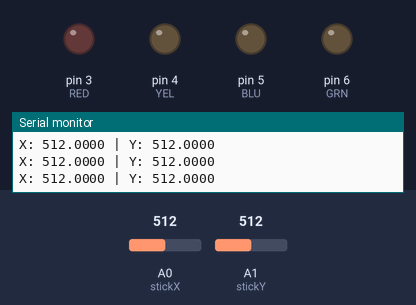
A sketch run on a simulated Arduino Uno, built with avr-gcc and run on an emulated ATmega328P. On the bench: output pins drawn as LEDs (lit = HIGH), the last lines printed to the serial monitor. The inputs (shaded band) are chosen by the test bench; at power-on: A1 (stickY) = 512, A0 (stickX) = 512.

Above: at 1.2 s.
1.3 s: A1 (stickY) set to 215
4.3 s: A1 (stickY) set to 190
At 4.83 s:
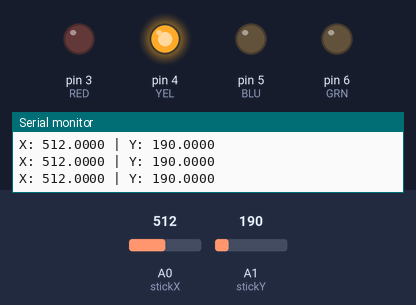
7.3 s: A0 (stickX) set to 212
10.3 s: A0 (stickX) set to 186
At 10.82 s:
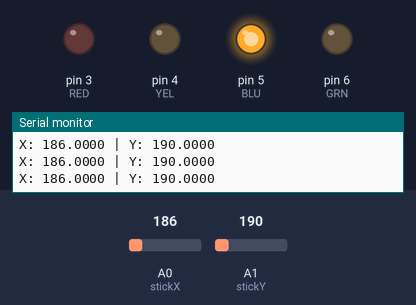
13.3 s: A0 (stickX) set to 932
At 13.51 s:
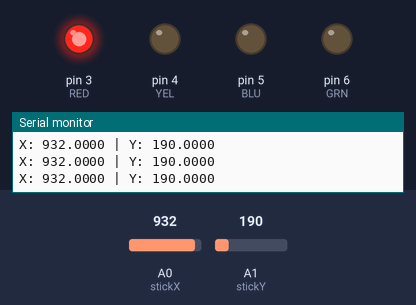
16.3 s: A0 (stickX) set to 910
At 16.51 s:
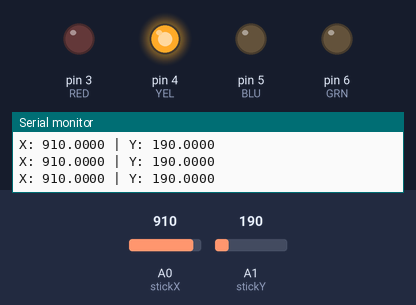
Timing chart, 0 to 19.3 s (numbered marks = the images above; inputs shaded):
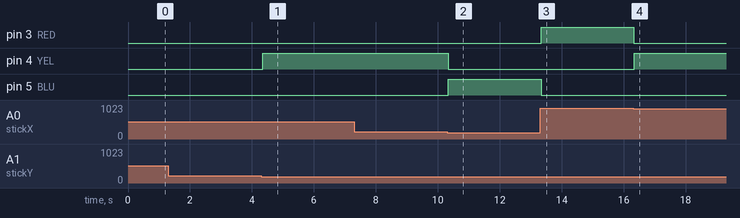

Measured:
- the behaviour switches between 201 and 200 on A1 (stickY) (found by bisection; images 0 and 1)
- the behaviour switches between 201 and 200 on A0 (stickX) (found by bisection; images 1 and 2)
- the behaviour switches between 922 and 921 on A0 (stickX) (found by bisection; images 3 and 4)
- after the input at 4.3 s, pin 4 (YEL): LOW → HIGH at once
- after the input at 10.3 s, pin 4 (YEL): HIGH → LOW at once; pin 5 (BLU): LOW → HIGH at once
- after the input at 13.3 s, pin 3 (RED): LOW → HIGH at once; pin 5 (BLU): HIGH → LOW at once
- after the input at 16.3 s, pin 3 (RED): HIGH → LOW at once; pin 4 (YEL): LOW → HIGH at once

The sketch:

Joystick4LEDs.ino
```cpp
//Kiernan Snider 3/31/21
//This program

#define RED 3
#define YEL 4
#define BLU 5
#define GRN 6

int stickX = A0; // X
int stickY = A1; // Y
int stick = A2;   //press
bool inputState = 0;
float x, y;

void setup() {
  pinMode(stickX, INPUT);
  pinMode(stickY, INPUT);
  pinMode(stick, INPUT);
  digitalWrite(stick, HIGH); //internal pull up resistor active

  pinMode(RED, OUTPUT);
  pinMode(YEL, OUTPUT);
  pinMode(BLU, OUTPUT);
  pinMode(GRN, OUTPUT);
  Serial.begin(9600);  //serial monitor output
}

void loop() {
  x = analogRead(stickX);
  y = analogRead(stickY);

  Serial.print("X: ");
  Serial.print(x, 4);
  Serial.print(" | Y: ");
  Serial.println(y, 4);

  input();

  delay (50);
  digitalWrite(GRN, LOW);
  digitalWrite(RED, LOW);
  digitalWrite(BLU, LOW);
  digitalWrite(YEL, LOW);
}

void input(){
  if(x>=922){
    digitalWrite(RED, HIGH);
  }

  else if(x<=200){
    digitalWrite(BLU, HIGH);
  }

  else if(y>=922){
    digitalWrite(GRN, HIGH);
  }


  else if(y<=200){
    digitalWrite(YEL, HIGH);
  }
}
```
